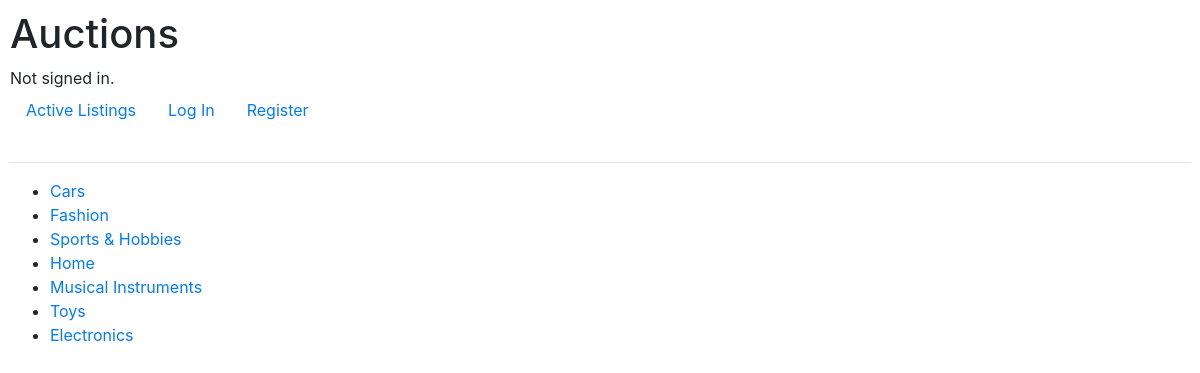
Page /categories/ on the committed database.
### auctions/models.py (models this page shows, shortened)
class category(models.Model) :
    name = models.CharField(max_length=64)

### auctions/views.py (the view)
# urls.py: path("categories/", views.show_categories, name="show_categories"),
def show_categories(request):
    categories = category.objects.all()
    return  render(request, "auctions/category.html",{
      "categories":category.objects.all()
    })

### auctions/templates/auctions/category.html
{% extends "auctions/layout.html" %}
{% block body %}
<ul>
        {% for category in categories %}
            <li><a href="{% url 'show_category' category.id   %}" > {{category.name }}</a></li>
        {% empty %}
            <li>No category.</li>
        {% endfor %}
</ul>
{% endblock %}

### auctions/static/auctions/styles.css (style rules this page uses)
body { padding: 10px; }

### rows in the picture
category: name "Cars"
category: name "Fashion"
category: name "Sports & Hobbies"
category: name "Home"
category: name "Musical Instruments"
category: name "Toys"
category: name "Electronics"
